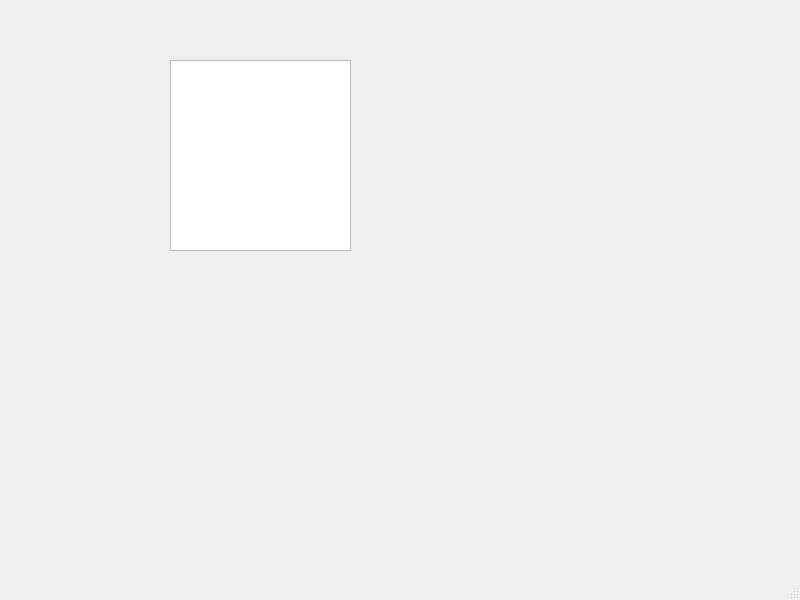
<?xml version="1.0" encoding="UTF-8"?>
<ui version="4.0">
 <class>MainWindow</class>
 <widget class="QMainWindow" name="MainWindow">
  <property name="geometry">
   <rect>
    <x>0</x>
    <y>0</y>
    <width>800</width>
    <height>600</height>
   </rect>
  </property>
  <property name="windowTitle">
   <string>MainWindow</string>
  </property>
  <widget class="QWidget" name="centralwidget">
   <widget class="QTextEdit" name="textEdit">
    <property name="geometry">
     <rect>
      <x>170</x>
      <y>60</y>
      <width>181</width>
      <height>191</height>
     </rect>
    </property>
   </widget>
  </widget>
  <widget class="QMenuBar" name="menubar">
   <property name="geometry">
    <rect>
     <x>0</x>
     <y>0</y>
     <width>800</width>
     <height>25</height>
    </rect>
   </property>
  </widget>
  <widget class="QStatusBar" name="statusbar"/>
 </widget>
 <resources/>
 <connections/>
</ui>
